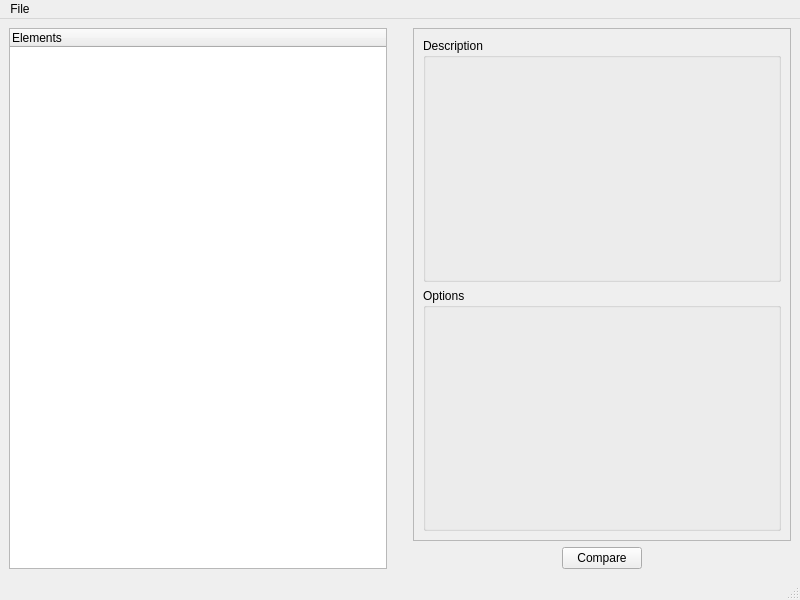
<?xml version="1.0" encoding="UTF-8"?>
<ui version="4.0">
 <class>MainWindow</class>
 <widget class="QMainWindow" name="MainWindow">
  <property name="geometry">
   <rect>
    <x>0</x>
    <y>0</y>
    <width>800</width>
    <height>600</height>
   </rect>
  </property>
  <property name="minimumSize">
   <size>
    <width>800</width>
    <height>600</height>
   </size>
  </property>
  <property name="windowTitle">
   <string>MainWindow</string>
  </property>
  <property name="locale">
   <locale language="English" country="UnitedKingdom"/>
  </property>
  <widget class="QWidget" name="centralwidget">
   <layout class="QHBoxLayout" name="horizontalLayout" stretch="1,0,1">
    <item>
     <widget class="QTreeWidget" name="treeWidget">
      <column>
       <property name="text">
        <string>Elements</string>
       </property>
      </column>
     </widget>
    </item>
    <item>
     <spacer name="horizontalSpacer">
      <property name="orientation">
       <enum>Qt::Orientation::Horizontal</enum>
      </property>
      <property name="sizeType">
       <enum>QSizePolicy::Policy::Expanding</enum>
      </property>
      <property name="sizeHint" stdset="0">
       <size>
        <width>20</width>
        <height>20</height>
       </size>
      </property>
     </spacer>
    </item>
    <item>
     <layout class="QVBoxLayout" name="verticalLayout">
      <item>
       <widget class="QFrame" name="frame">
        <property name="frameShape">
         <enum>QFrame::Shape::StyledPanel</enum>
        </property>
        <property name="frameShadow">
         <enum>QFrame::Shadow::Raised</enum>
        </property>
        <layout class="QVBoxLayout" name="verticalLayout_2">
         <item>
          <widget class="QGroupBox" name="gb_Description">
           <property name="title">
            <string>Description</string>
           </property>
          </widget>
         </item>
         <item>
          <widget class="QGroupBox" name="gb_Options">
           <property name="title">
            <string>Options</string>
           </property>
          </widget>
         </item>
        </layout>
       </widget>
      </item>
      <item alignment="Qt::AlignmentFlag::AlignHCenter">
       <widget class="QPushButton" name="pushButton">
        <property name="text">
         <string>Compare</string>
        </property>
       </widget>
      </item>
     </layout>
    </item>
   </layout>
  </widget>
  <widget class="QMenuBar" name="menubar">
   <property name="geometry">
    <rect>
     <x>0</x>
     <y>0</y>
     <width>800</width>
     <height>33</height>
    </rect>
   </property>
   <property name="locale">
    <locale language="English" country="UnitedKingdom"/>
   </property>
   <widget class="QMenu" name="menuFile">
    <property name="title">
     <string>File</string>
    </property>
    <widget class="QMenu" name="menuOpen">
     <property name="title">
      <string>Open</string>
     </property>
     <addaction name="action_NewFile"/>
    </widget>
    <addaction name="menuOpen"/>
    <addaction name="separator"/>
    <addaction name="action_Exit"/>
   </widget>
   <addaction name="menuFile"/>
  </widget>
  <widget class="QStatusBar" name="statusbar"/>
  <action name="action_Exit">
   <property name="text">
    <string>Exit</string>
   </property>
   <property name="shortcutContext">
    <enum>Qt::ShortcutContext::ApplicationShortcut</enum>
   </property>
   <property name="menuRole">
    <enum>QAction::MenuRole::QuitRole</enum>
   </property>
  </action>
  <action name="action_NewFile">
   <property name="text">
    <string>File...</string>
   </property>
  </action>
 </widget>
 <resources/>
 <connections/>
</ui>
